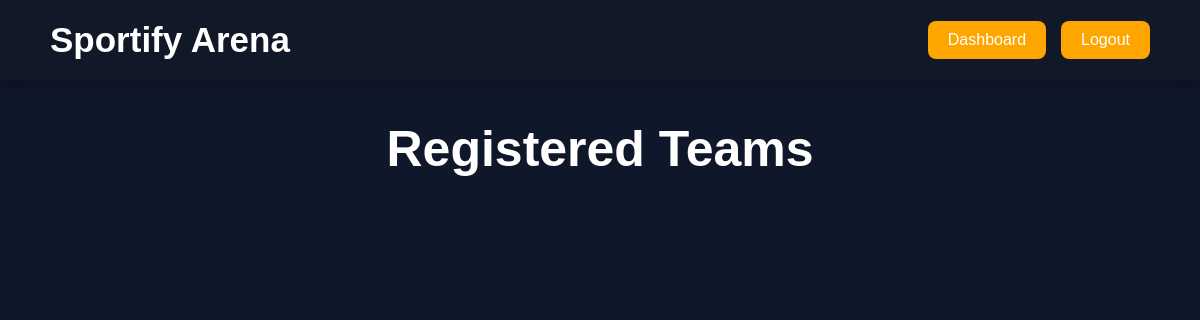
The app's page /teams (signed in), older data.
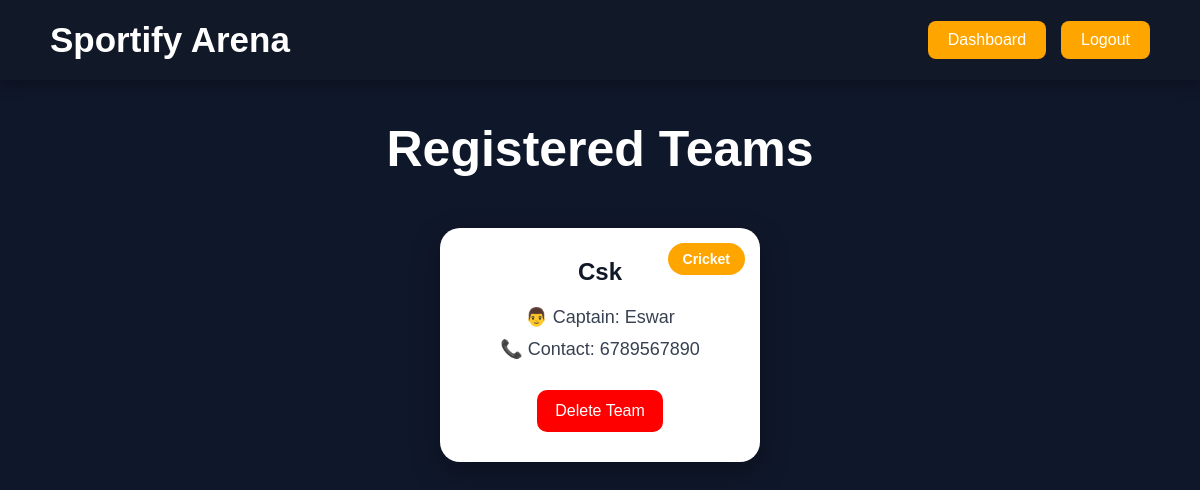
The same page, newer data.
### app.py (models this page shows)
class Tournament(db.Model):
    id = db.Column(db.Integer, primary_key=True)
    team_name = db.Column(db.String(100), nullable=False)
    captain_name = db.Column(db.String(100), nullable=False)
    sport = db.Column(db.String(50), nullable=False)
    contact = db.Column(db.String(20), nullable=False)

### app.py (the view)
@app.route("/teams")
def teams():
    if "user" in session:
        all_teams = Tournament.query.all()
        return render_template(
            "teams.html",
            teams=all_teams
        )
    return redirect("/loginpage")

### templates/teams.html (shortened to what this page needs)
<!DOCTYPE html>
<html lang="en">
<head>
    <link rel="stylesheet"
    href="{{ url_for('static', filename='style.css') }}">
</head>
<body>
<nav class="navbar">
    <h1>Sportify Arena</h1>
    <div>
        <a href="/dashboard">
            Dashboard
        </a>
        <a href="/logout">
            Logout
        </a>
    </div>
</nav>
<h1 class="team-heading">
    Registered Teams
</h1>
<div class="teams-container">
{% for team in teams %}
<div class="team-card">
    <div class="sport-badge">
        {{ team.sport }}
    </div>
    <h2>{{ team.team_name }}</h2>
    <p>
        👨 Captain:
        {{ team.captain_name }}
    </p>
    <p>
        📞 Contact:
        {{ team.contact }}
    </p>
    <a
    href="/delete_team/{{ team.id }}"
    class="delete-btn">
        Delete Team
    </a>
</div>
{% endfor %}
</div>
</body>
</html>

### static/style.css (style rules this page uses)
* { margin:0; padding:0; box-sizing:border-box; font-family:Arial, sans-serif; }
body { background:#0f172a; min-height:100vh; }
.navbar { background:#111827; color:white; display:flex; justify-content:space-between; align-items:center; padding:20px 50px; box-shadow:0 5px 15px rgba(0,0,0,0.3); }
.navbar h1 { font-size:35px; }
.navbar div { display:flex; gap:15px; }
.navbar a { color:white; text-decoration:none; background:orange; padding:10px 20px; border-radius:8px; transition:0.3s; }
.team-heading { text-align:center; color:white; margin-top:40px; font-size:50px; }
.teams-container { display:flex; flex-wrap:wrap; justify-content:center; gap:30px; padding:50px; }
.team-card { background:white; width:320px; padding:30px; border-radius:20px; text-align:center; box-shadow:0 10px 30px rgba(0,0,0,0.3); transition:0.3s; position:relative; }
.team-card h2 { color:#111827; margin-bottom:20px; }
.team-card p { margin:10px 0; color:#374151; font-size:18px; }
.sport-badge { position:absolute; top:15px; right:15px; background:orange; color:white; padding:8px 15px; border-radius:20px; font-size:14px; font-weight:bold; }
.delete-btn { display:inline-block; margin-top:20px; background:red; color:white; padding:12px 18px; border-radius:10px; text-decoration:none; transition:0.3s; }

Row changes from the older to the newer data that the page shows:
added Tournament: sport "Cricket", team_name "Csk", captain_name "Eswar", contact "6789567890"
